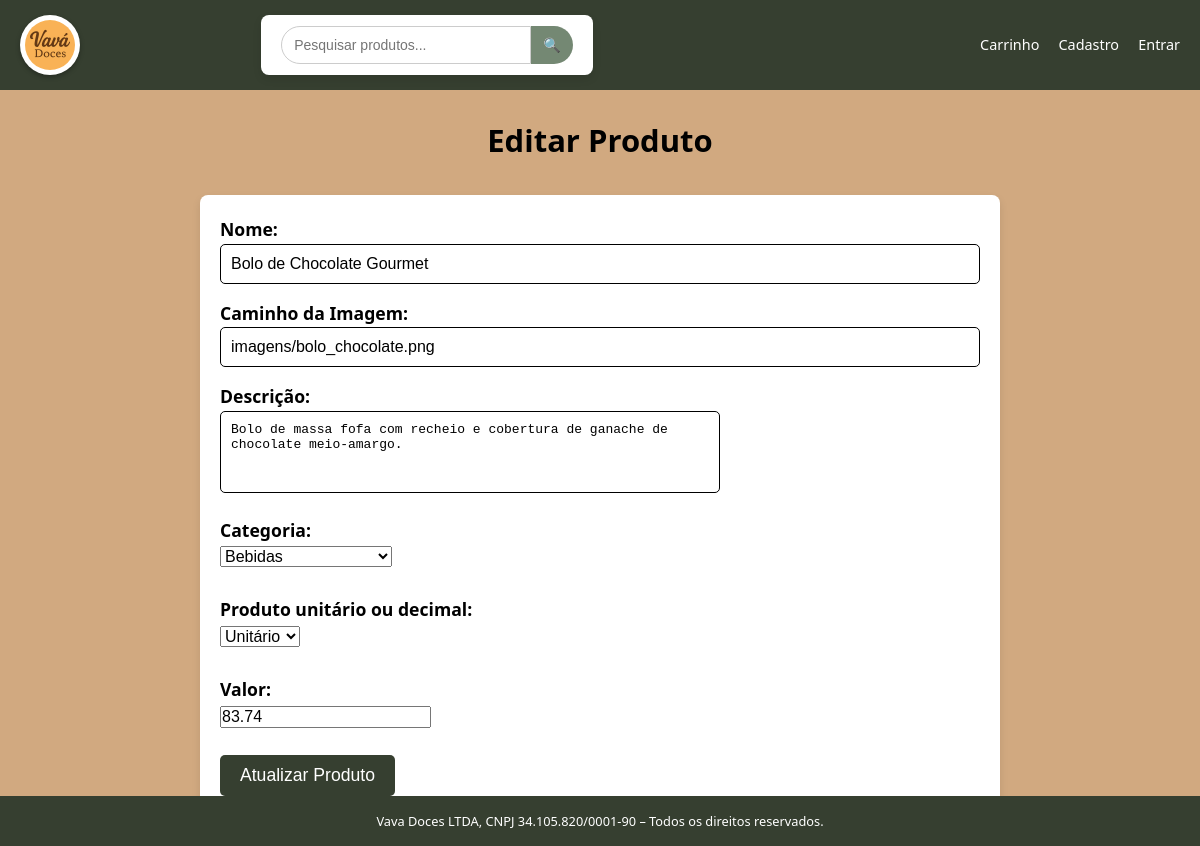
/cadProduto.php?id=1, run on the app's committed database.
### tables this page shows
create table produto (
     id int auto_increment primary key,
     nome varchar(100) not null,
     categoriaId int not null,
     tipoQuantidadeId int not null,
     valor float(24) not null,
     descricao varchar(500),
     nomeImagem varchar(100),
     foreign key (categoriaId) references categoria(id),
     foreign key (tipoQuantidadeId) references tipoQuantidade(id)
 );

### cadProduto.php (the view, shortened to what this page needs)
<?php
include_once("conexao.php");
if (isset($_GET["id"]) && $_GET["id"] !== '') {
    $id = $_GET["id"];
} else {
    $id = "";
}
if ($id !== '') {
    $sql = "
        SELECT id, nome, nomeImagem, descricao, valor
        FROM produto
        WHERE id = '" . mysqli_real_escape_string($link, $id) . "'
    ";
    $resultado = mysqli_query($link, $sql);
    if ($row = mysqli_fetch_assoc($resultado)) {
        $nome = $row["nome"];
        $nomeImagem = $row["nomeImagem"];
        $descricao = $row["descricao"];
        $valor = $row["valor"];
    } else {
        $id = "";
        $nome = $nomeImagem = $descricao = $valor = '';
    }
} else {
    $nome = $nomeImagem = $descricao = $valor = '';
}
$sql = "
    SELECT id, nome
    FROM categoria
    ORDER BY nome;";
$resultado = mysqli_query($link, $sql);
if ($resultado) {
    $categorias = mysqli_fetch_all($resultado, MYSQLI_ASSOC);
} else {
    $categorias = [];
}
?>
<!DOCTYPE html>
<html lang="pt-BR">
<head>
    <link rel="stylesheet" href="estilo.css">
</head>
<body>
    <div id="geral">
        <div id="topo">
            <?php include 'topo.php'; ?>
        </div>
        <div id="conteudo"><br>
            <center>
                <h1 class="titulos" style="font-size:31px">
                    <?php echo ($id !== '') ? 'Editar Produto' : 'Cadastrar Novo Produto'; ?>
                </h1>
            </center>
            <form action="atualiza_produto.php" method="post">
                <label class="legenda">Nome:</label><br>
                <input type="text" name="nome" class="campos" value="<?php echo htmlspecialchars($nome); ?>"
                    placeholder="Preencha o nome do produto" required><br>
                <label class="legenda">Caminho da Imagem:</label><br>
                <input type="text" name="nomeImagem" class="campos" value="<?php echo htmlspecialchars($nomeImagem); ?>"
                    placeholder="Preencha o caminho da imagem" required><br>
                <label class="legenda">Descrição:</label><br>
                <textarea name="descricao" class="campos" rows="4" placeholder="Descreva o produto"
                    required><?php echo htmlspecialchars($descricao); ?></textarea><br>
                <label class="legenda">Categoria:</label><br>
                <select name="categoria" class="campos" required>
                    <?php foreach ($categorias as $categoria): ?>
                        <option value="<?php echo htmlspecialchars($categoria['id']); ?>"
                            <?php if ($id !== '' && $row['categoriaId'] == $categoria['id']) echo 'selected'; ?>>
                            <?php echo htmlspecialchars($categoria['nome']); ?>
                        </option>
                    <?php endforeach; ?>
                </select><br><br>
                <label class="legenda">Produto unitário ou decimal:</label><br>
                <select name="tipoQuantidade" class="campos" required>
                        <option value="1">Unitário</option>
                </select><br><br>
                <label class="legenda">Valor:</label><br>
                <input type="number" name="valor" class="campos" step="0.01"
                    value="<?php echo htmlspecialchars($valor); ?>" placeholder="0.00" required><br><br>
                <input type="submit" value="<?php echo ($id !== '') ? 'Atualizar Produto' : 'Cadastrar Produto'; ?>"
                    class="bt_enviar">
            </form>
        </div>
        <div id="rodape">
            <?php include 'rodape.php'; ?>
        </div>
    </div>
</body>
</html>

### estilo.css (style rules this page uses)
* { margin: 0; padding: 0; box-sizing: border-box; }
body { font-family: "Segoe UI", Tahoma, Geneva, Verdana, sans-serif; background-color: #d1a980; color: #000000; line-height: 1.6; }
textarea { max-width: 500px; padding: 10px; font-size: 0.95em; border-radius: 5px; border: 1px solid #000; resize: none; }
form { background-color: #ffffff; padding: 20px; border-radius: 8px; box-shadow: 0 4px 8px rgba(0, 0, 0, 0.1); max-width: 800px; margin: 30px auto; }
form label { font-size: 1.1em; font-weight: bold; margin-bottom: 8px; color: #000; }
form input[type="text"], form input[type="date"], form input[type="radio"], form textarea { width: 100%; padding: 10px; margin-bottom: 15px; border: 1px solid #000; border-radius: 5px; font-size: 1em; }
form .campos { font-size: 1em; color: #000; }
form .bt_enviar { background-color: #363f30; color: white; padding: 10px 20px; border: none; border-radius: 5px; font-size: 1.1em; cursor: pointer; transition: background-color 0.3s; }
#topo { position: sticky; top: 0; }
#rodape { position: fixed; bottom: 0; width: 100%; }

### data on the page
produto: nome "Bolo de Chocolate Gourmet", nomeImagem "imagens/bolo_chocolate.png", descricao "Bolo de massa fofa com recheio e cobertura de ganache de chocolate meio-amargo.", valor "83.74"

### other printed values
form field categoria "Bebidas"
